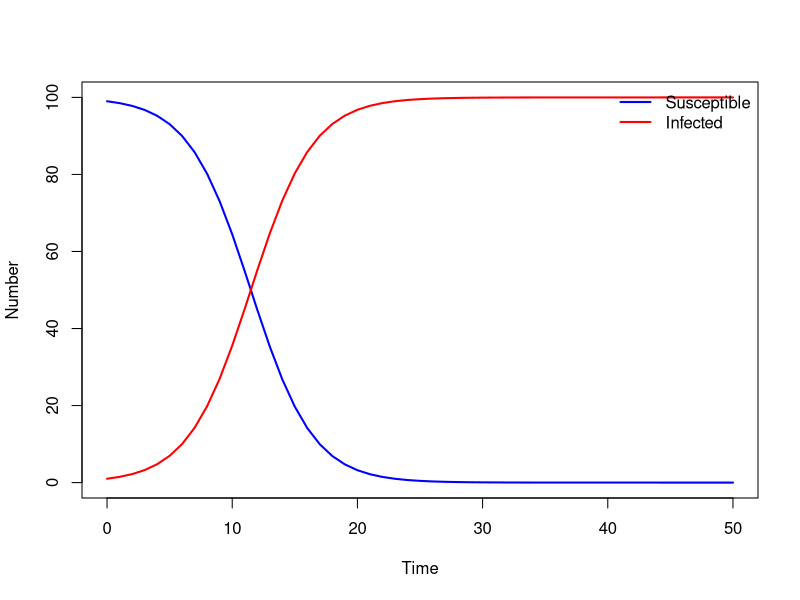

Here is the R script that generated this plot:
## ---- chunk 1
library(deSolve) # For solving systems of ODEs

# If the deSolve package is not installed, install using:
# install.packages("deSolve")

# Define model function
SI_model <- function(times, state, parms)
{
    # Get variables
    S <- state["S"]
    I <- state["I"]
    N <- S + I
    # Get parameters
    beta <- parms["beta"]
    # Define differential equations
    dS <- -(beta * I / N) * S
    dI <- (beta * I / N) * S
    res <- list(c(dS, dI))
    return (res)
}

# Define parameter values
parms <- c(beta = 0.4)

# Define time to solve equations
times <- seq(from = 0, to = 50, by = 1)

# Define initial conditions
N <- 100
I_0 <- 1
S_0 <- N - I_0
y <- c(S = S_0, I = I_0)

# Solve equations
output_raw <- ode(y = y, times = times, func = SI_model, parms = parms)

# Convert matrix to data frame for easier manipulation
output <- as.data.frame(output_raw)

# Plot model output
plot(output$time, output$S, type = "l", col = "blue", lwd = 2, ylim = c(0, N),
      xlab = "Time", ylab = "Number")
lines(output$time, output$I, lwd = 2, col = "red", type = "l")
legend("topright", legend = c("Susceptible", "Infected"),
       col = c("blue", "red"), lwd = 2, bty = "n")
